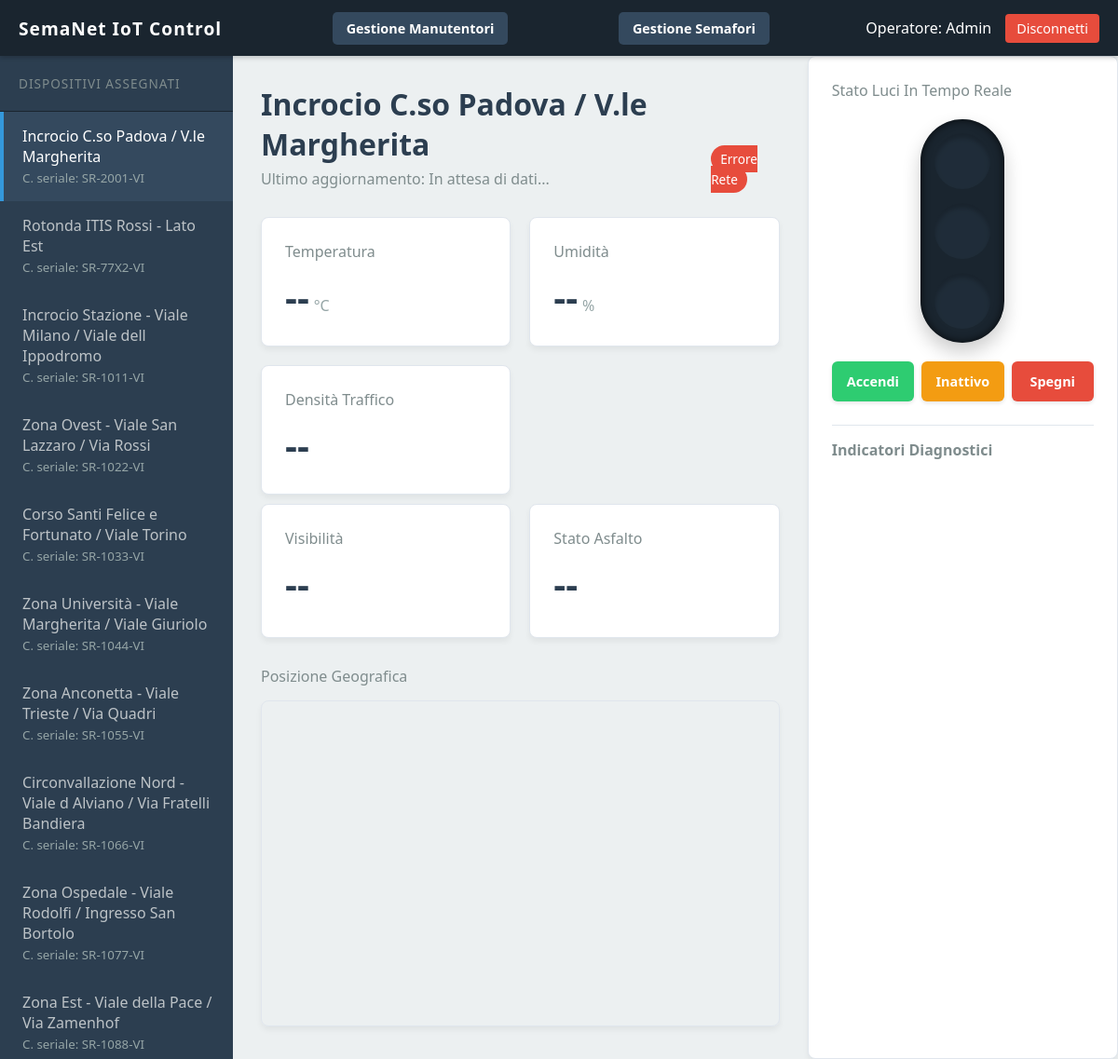
/dashboard.php (signed in), run on an earlier commit of the app's database.
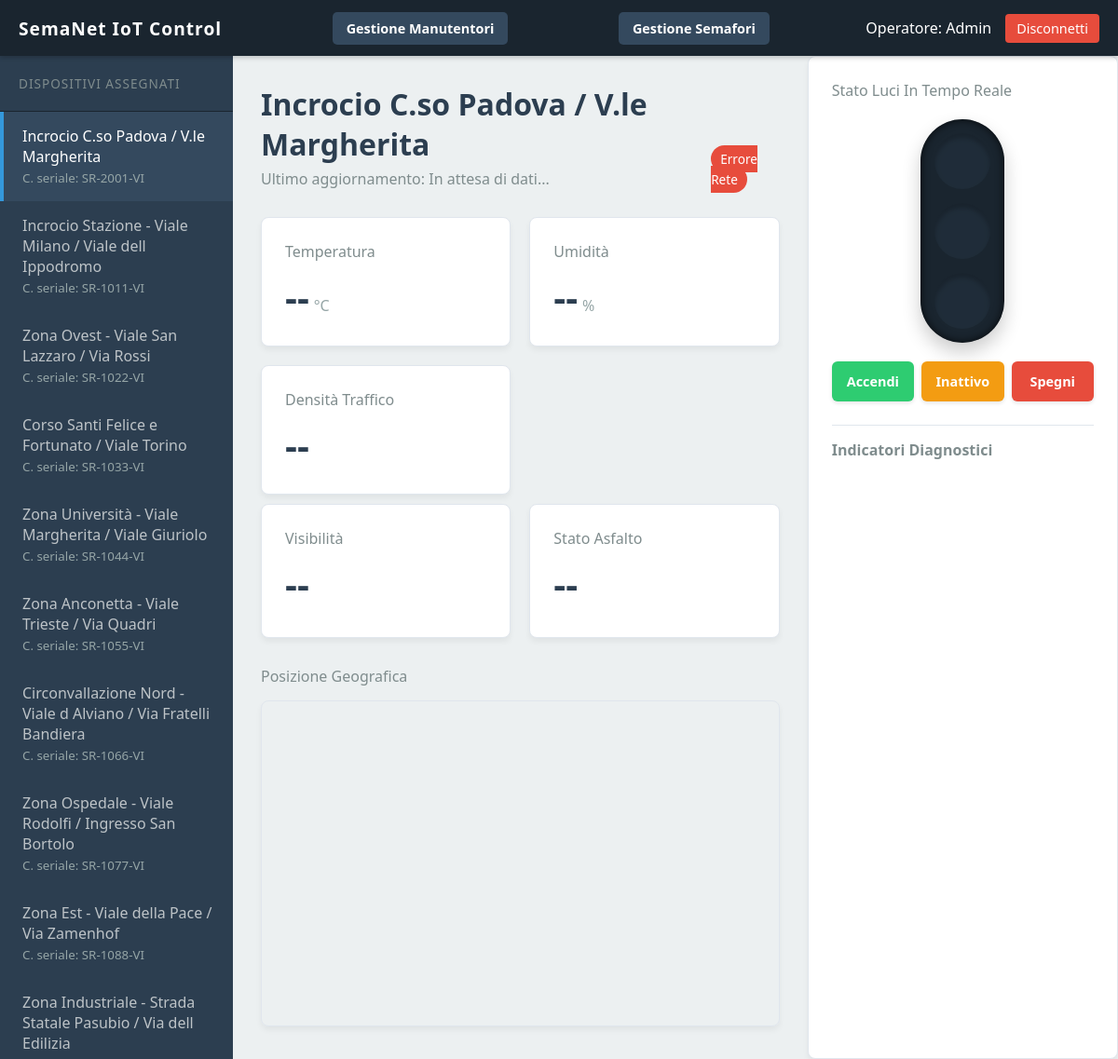
And on a later commit of the database.
### tables this page shows
CREATE TABLE IF NOT EXISTS `semafori` (
  `id` bigint(20) NOT NULL AUTO_INCREMENT,
  `codice_seriale` varchar(100) NOT NULL,
  `nome_incrocio` varchar(150) NOT NULL,
  `password` varchar(255) NOT NULL,
  `latitudine` decimal(10,8) DEFAULT NULL,
  `longitudine` decimal(11,8) DEFAULT NULL,
  `creato_at` timestamp NOT NULL DEFAULT current_timestamp(),
  `aggiornato_at` timestamp NOT NULL DEFAULT current_timestamp() ON UPDATE current_timestamp(),
  PRIMARY KEY (`id`),
  UNIQUE KEY `codice_seriale` (`codice_seriale`),
  KEY `idx_seriale` (`codice_seriale`)
);

### dashboard.php (the view, shortened to what this page needs)
<?php
require_once 'db.php';
$ruolo = $_SESSION['ruolo_id'];
if ($ruolo == 1) {
    $stmt = $pdo->query("SELECT id, codice_seriale, nome_incrocio, latitudine, longitudine FROM semafori ORDER BY id ASC");
}
$semafori = $stmt->fetchAll(PDO::FETCH_ASSOC);
$primo_semaforo = $semafori[0] ?? null;
?>
<!DOCTYPE html>
<html lang="it">
<head>
    <link rel="stylesheet" href="style.css">
</head>
<body>
<?php
require_once 'navbar.php';
?>
<div class="app-container">
    <aside class="sidebar">
        <div class="sidebar-title">Dispositivi Assegnati</div>
        <div id="lista-semafori">
            <?php foreach ($semafori as $s): ?>
                <div class="semaforo-item <?php echo ($primo_semaforo && $s['id'] == $primo_semaforo['id']) ? 'active' : ''; ?>"
                     data-id="<?php echo $s['id']; ?>"
                     data-nome="<?php echo htmlspecialchars($s['nome_incrocio']); ?>"
                     data-lat="<?php echo htmlspecialchars($s['latitudine']); ?>"
                     data-lng="<?php echo htmlspecialchars($s['longitudine']); ?>">
                    <?php echo htmlspecialchars($s['nome_incrocio']); ?><br>
                    <small style="color: #95a5a6;">C. seriale: <?php echo htmlspecialchars($s['codice_seriale']); ?></small>
                </div>
            <?php endforeach; ?>
        </div>
    </aside>
    <main class="main-content">
        <?php if ($primo_semaforo): ?>
            <div class="header-dati">
                <div>
                    <h1 id="titolo-incrocio"><?php echo htmlspecialchars($primo_semaforo['nome_incrocio']); ?></h1>
                    <p style="color: #7f8c8d; margin-top: 5px;">Ultimo aggiornamento: <span id="timestamp">In attesa di dati...</span></p>
                </div>
                <div>
                    <span class="status-badge" id="stato-connessione">Connesso</span>
                </div>
            </div>
            <div class="sensor-grid">
                <div class="card">
                    <h3>Temperatura</h3>
                    <span class="valore" id="val_temp">--</span><span class="unita">°C</span>
                </div>
                <div class="card">
                    <h3>Umidità</h3>
                    <span class="valore" id="val_umid">--</span><span class="unita">%</span>
                </div>
                <div class="card">
                    <h3>Densità Traffico</h3>
                    <span class="valore" id="val_traffico">--</span><span class="unita"></span>
                </div>
            </div>
            <div class="sensor-grid">
                <div class="card">
                    <h3>Visibilità</h3>
                    <span class="valore" id="val_visibilita" >--</span>
                </div>
                <div class="card">
                    <h3>Stato Asfalto</h3>
                    <span class="valore" id="val_pioggia">--</span>
                </div>
            </div>
            <div class="map-container" style="margin-top: 30px;">
                <h3 style="margin-bottom: 15px; color: #7f8c8d; font-size: 1rem; font-weight: 500;">Posizione Geografica</h3>
                <?php if ($primo_semaforo): ?>
                    <iframe id="mappa-google"
                            width="100%"
                            height="350"
                            style="border: 1px solid #e0e6ed; border-radius: 8px; box-shadow: 0 4px 6px rgba(0,0,0,0.05);"
                            loading="lazy"
                            allowfullscreen
                            src="https://maps.google.com/maps?q=<?php echo $primo_semaforo['latitudine']; ?>,<?php echo $primo_semaforo['longitudine']; ?>+(Semaforo:+<?php echo urlencode($primo_semaforo['codice_seriale']); ?>)&z=18&output=embed">
                    </iframe>
                <?php endif; ?>
            </div>
        <?php else: ?>
            <h2>Nessun dispositivo assegnato</h2>
            <p>Contatta l'amministratore di sistema per richiedere l'assegnazione dei semafori.</p>
        <?php endif; ?>
    </main>
    <div class="card" style="text-align: left;">
        <h3>Stato Luci In Tempo Reale</h3>
        <div class="semaforo-grafico">
            <div class="luce rossa" id="luce-rosso"></div>
            <div class="luce gialla" id="luce-giallo"></div>
            <div class="luce verde" id="luce-verde"></div>
        </div>
        <div class="pulsantiera-semaforo">
            <button class="btn-power btn-accendi" onclick="impostaStatoSemaforo('attivo')">
                Accendi
            </button>
            <button class="btn-power btn-inattivo" onclick="impostaStatoSemaforo('inattivo')">
                Inattivo
            </button>
            <button class="btn-power btn-spegni" onclick="impostaStatoSemaforo('spento')">
                Spegni
            </button>
        </div>
        <div style="margin-top: 25px; border-top: 1px solid #e0e6ed; padding-top: 15px;">
            <h4 style="color: #7f8c8d; margin-bottom: 10px; font-size: 1rem; text-align: left;">Indicatori Diagnostici</h4>
        </div>
    </div>
</div>
</body>
</html>

What changed in the data, as far as the page shows it:
removed semafori: nome_incrocio "Rotonda ITIS Rossi - Lato Est", codice_seriale "SR-77X2-VI"
now on this page (row edited): semafori: nome_incrocio "Zona Industriale - Strada Statale Pasubio / Via dell Edilizia"
